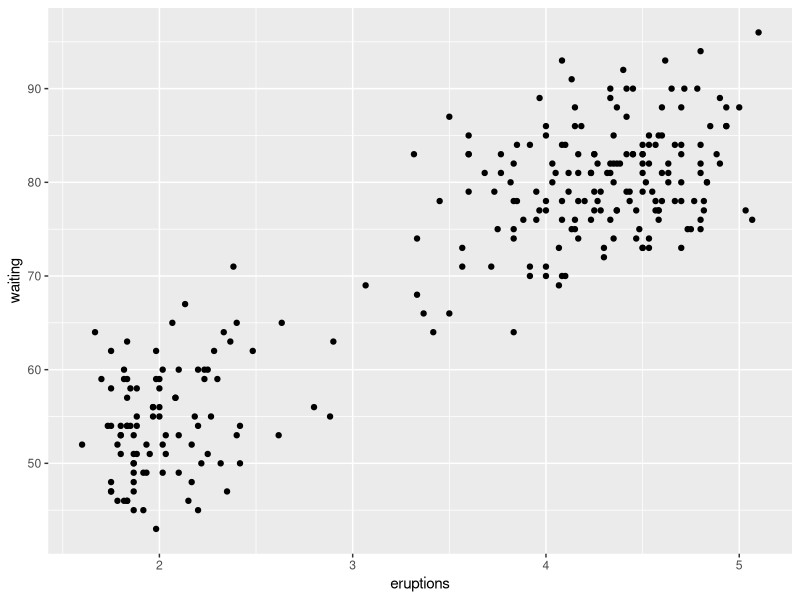
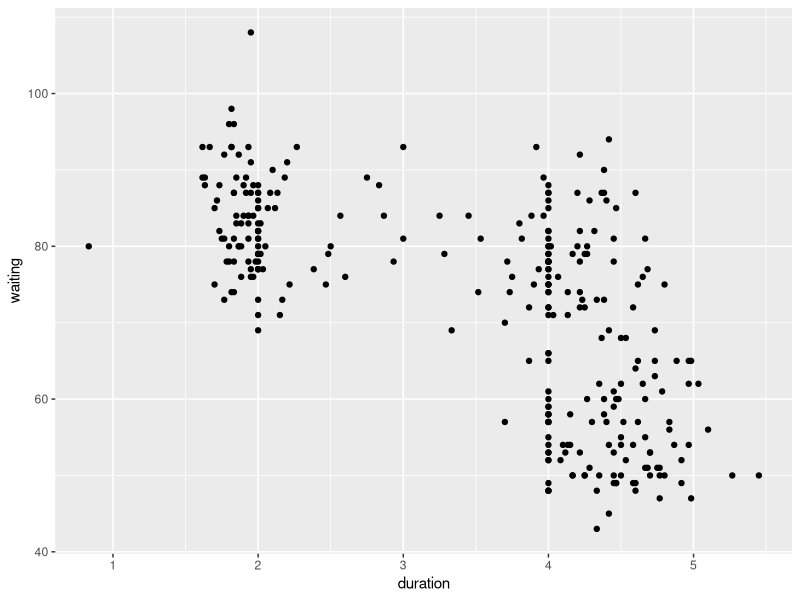
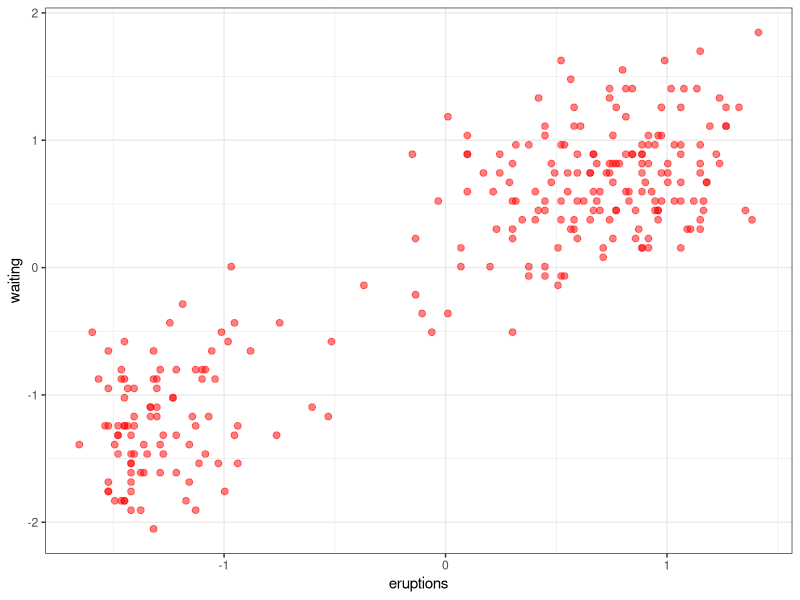
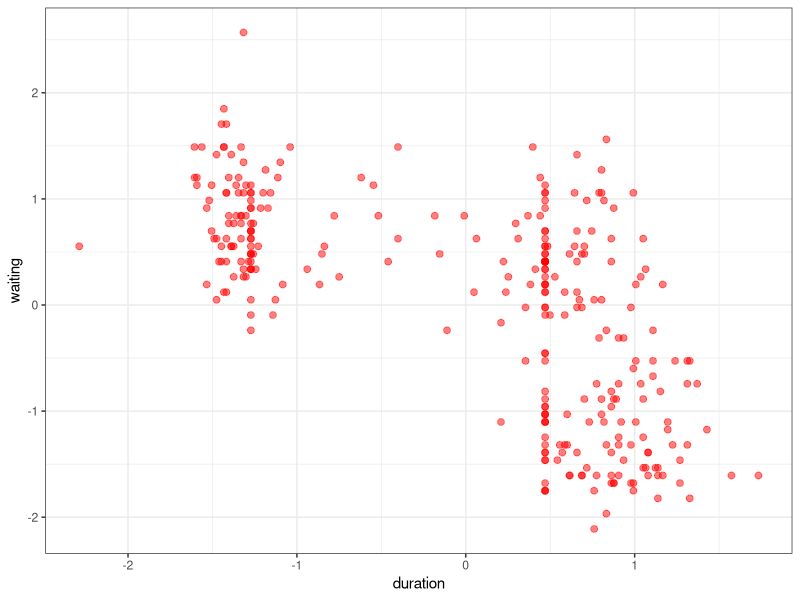
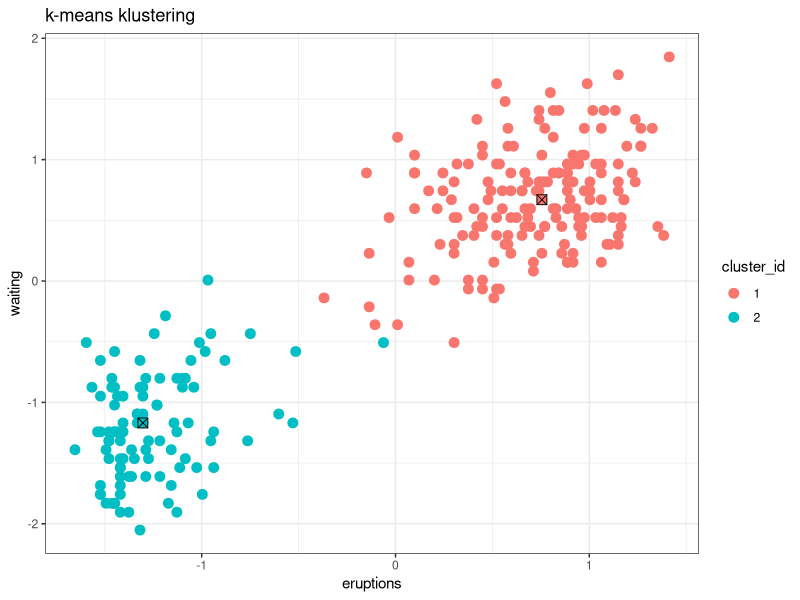
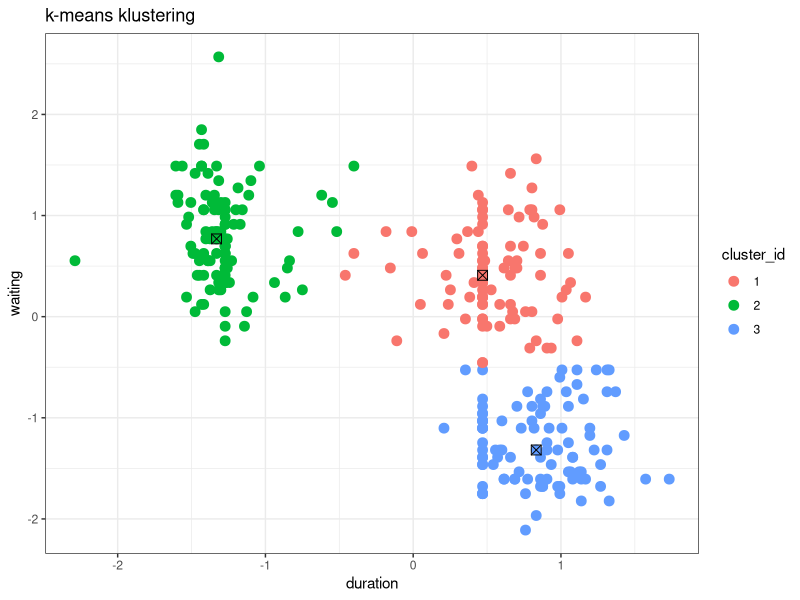
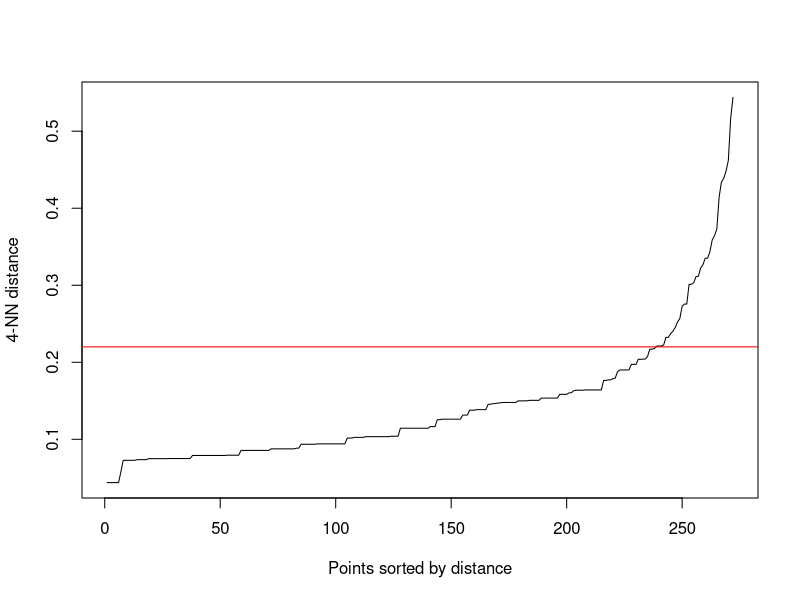
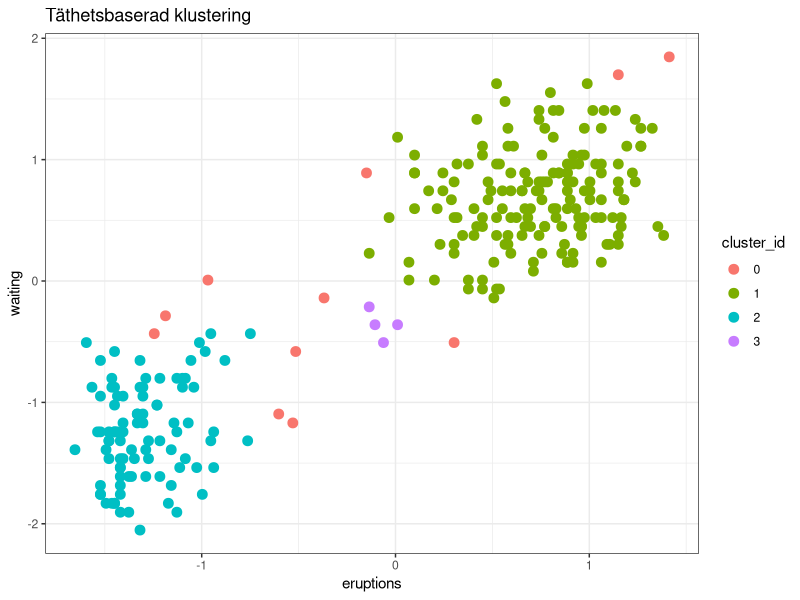

Recreate these plots in R, in order.
#-------------------------------------------------------------------------------
#-------------------------------------------------------------------------------
# Testar att klustring på två olika dataset: faithful och geyser
#-------------------------------------------------------------------------------
#-------------------------------------------------------------------------------

# rensar i den globala miljön:
rm(list=ls())

#-------------------------------------------------------------------------------
# Data 1: faithful
#-------------------------------------------------------------------------------
library(ggplot2)
?faithful
ggplot(data = faithful) + 
  geom_point(mapping = aes(x = eruptions, y = waiting))

#-------------------------------------------------------------------------------
# Data 2: geyser
#-------------------------------------------------------------------------------
library(MASS)
?geyser
ggplot(data = geyser) + 
  geom_point(mapping = aes(x = duration, y = waiting))



#-------------------------------------------------------------------------------
# Bearbetning 
#-------------------------------------------------------------------------------


D1<-as.data.frame(scale(faithful)[,])
head(D1)
# standarisera och plotta
ggplot(data = D1,aes(x=eruptions,y=waiting))+geom_point(alpha=0.5,col="red",size=2)+theme_bw()

apply(D1,2,sd)
apply(D1,2,mean)


D2<-as.data.frame(scale(geyser)[,])
head(D2)
# standarisera och plotta
ggplot(data = D2,aes(x=duration,y=waiting))+geom_point(alpha=0.5,col="red",size=2)+theme_bw()

apply(D2,2,sd)
apply(D2,2,mean)

#-------------------------------------------------------------------------------
# PAM: faithful
#-------------------------------------------------------------------------------

# vi ser två naturliga kluster i data

library(cluster)

set.seed(100)
K<-2 
# vi testar K=2 först, testa sen andra värden på K och se hur resultatet ändrar sig

# centers = ett heltal = K = antal kluster
# nstart = antal omstarter
clust_pam<-p <- pam(D1, k = K)

tab1<-table(clust_pam$cluster)
tab1<-as.data.frame(tab1)
colnames(tab1)<-c("Kluster ID","Antal")
tab1$Andel<-round(tab1$Antal/nrow(D1),2)
knitr::kable(tab1)

clust_pam$medoids

cluster_id<-as.factor(clust_pam$cluster)
ggplot(data = D1,aes(x=eruptions,y=waiting))+geom_point(alpha=1,size=3,aes(col=cluster_id))+
  theme_bw()+ggtitle("k-means klustering")+ 
  geom_point(data=data.frame(clust_pam$medoids),aes(x=eruptions,y=waiting),shape=7,size=3)
# skattade medoids:
clust_pam$medoids



#-------------------------------------------------------------------------------
# PAM: geyser
#-------------------------------------------------------------------------------

set.seed(1001)
K<-3
clust_pam<-p <- pam(D2, k = K)

tab1<-table(clust_pam$cluster)
tab1<-as.data.frame(tab1)
colnames(tab1)<-c("Kluster ID","Antal")
tab1$Andel<-round(tab1$Antal/nrow(D2),2)
knitr::kable(tab1)

clust_pam$medoids

cluster_id<-as.factor(clust_pam$cluster)
ggplot(data = D2,aes(x=duration,y=waiting))+geom_point(alpha=1,size=3,aes(col=cluster_id))+
  theme_bw()+ggtitle("k-means klustering")+ 
  geom_point(data=data.frame(clust_pam$medoids),aes(x=duration,y=waiting),shape=7,size=3)
# skattade medoids:
clust_pam$medoids





#-------------------------------------------------------------------------------
# DBscan: faithful
#-------------------------------------------------------------------------------
library(dbscan)
k<-4
dbscan::kNNdistplot(x = D1,k = k)
h<-0.22
#h<-0.25
abline(h = h, col = "red")


dbs1<-dbscan(x = D1,eps = h,minPts = k,borderPoints = TRUE)

cluster_id<-as.factor(dbs1$cluster)
tab4<-table(cluster_id)
tab4<-as.data.frame(tab4)
colnames(tab4)<-c("Kluster ID","Antal")
tab4$Andel<-round(tab4$Antal/nrow(D1),2)

knitr::kable(tab4)

#D4<-data.frame(D2,cluster=as.factor(dbs1$cluster))
ggplot(data = D1,aes(x=eruptions,y=waiting))+geom_point(alpha=1,size=3,aes(col=cluster_id))+
  theme_bw()+ggtitle("Täthetsbaserad klustering")



#-------------------------------------------------------------------------------
# DBscan: geyser
#-------------------------------------------------------------------------------
library(dbscan)
k<-4
dbscan::kNNdistplot(x = D2,k = k)
h<-0.35
h<-0.3
abline(h = h, col = "red")


dbs1<-dbscan(x = D2,eps = h,minPts = k,borderPoints = TRUE)

cluster_id<-as.factor(dbs1$cluster)
tab4<-table(cluster_id)
tab4<-as.data.frame(tab4)
colnames(tab4)<-c("Kluster ID","Antal")
tab4$Andel<-round(tab4$Antal/nrow(D2),2)

knitr::kable(tab4)

#D4<-data.frame(D2,cluster=as.factor(dbs1$cluster))
ggplot(data = D2,aes(x=duration,y=waiting))+geom_point(alpha=1,size=3,aes(col=cluster_id))+
  theme_bw()+ggtitle("Täthetsbaserad klustering")





#-------------------------------------------------------------------------------
#-------------------------------------------------------------------------------
# Välja antal kluster
#-------------------------------------------------------------------------------
#-------------------------------------------------------------------------------


#-------------------------------------------------------------------------------
#  k-means: faithful
#-------------------------------------------------------------------------------

k_vect <- 2:10
asc <- sapply(k_vect, FUN=function(k) {
  set.seed(10+k)
  fpc::cluster.stats(dist(D2), kmeans(D2, centers=k, nstart = 20,iter.max = 25)$cluster)$avg.silwidth
})

best_k <- k_vect[which.max(asc)]
best_k
df_avg_silwidth<-data.frame(k=k_vect,avg.silwidth=asc)
ggplot(data = df_avg_silwidth,aes(x=k,y=avg.silwidth))+geom_point()+
  geom_line(linetype="dashed")+ylab("Average silhouette coefficient")+xlab("Number of klusters")+theme_bw()

set.seed(10+best_k)
clust_kmeans<-kmeans(D2, centers=best_k, nstart = 20,iter.max = 25)


tab1<-table(clust_kmeans$cluster)
tab1<-as.data.frame(tab1)
colnames(tab1)<-c("Kluster ID","Antal")
tab1$Andel<-round(tab1$Antal/nrow(D1),2)
knitr::kable(tab1)


cluster_id<-as.factor(clust_kmeans$cluster)
ggplot(data = D2,aes(x=duration,y=waiting))+geom_point(alpha=1,size=3,aes(col=cluster_id))+
  theme_bw()+ggtitle("k-means klustering")+ 
  geom_point(data=data.frame(clust_kmeans$centers),aes(x=duration,y=waiting),shape=7,size=3)


#-------------------------------------------------------------------------------
#  PAM: faithful
#-------------------------------------------------------------------------------

k_vect <- 2:10
asc_pam <- sapply(k_vect, FUN=function(k) {
  set.seed(10+k)
  fpc::cluster.stats(dist(D2), pam(D2, k = k)$cluster)$avg.silwidth
})

best_k <- k_vect[which.max(asc_pam)]
best_k
df_avg_silwidth<-data.frame(k=k_vect,avg.silwidth=asc_pam)
ggplot(data = df_avg_silwidth,aes(x=k,y=avg.silwidth))+geom_point()+
  geom_line(linetype="dashed")+ylab("Average silhouette coefficient")+xlab("Number of klusters")+theme_bw()
